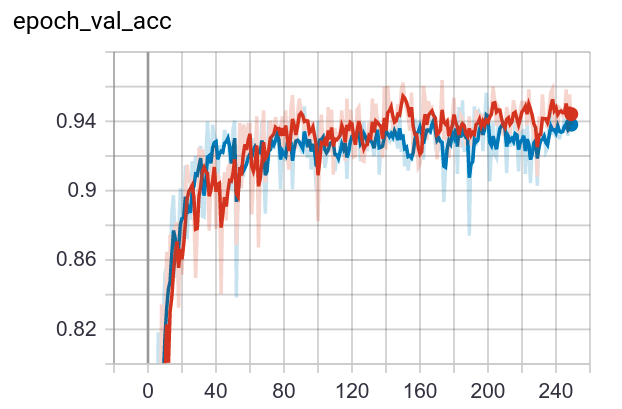
#> input picture images/accuracy.png, 622 x 409 px
$ python -i image_augmentation.py   (imports and definitions only)
#> lines starting #> are read from the running program, lines starting #| are printed output that depends on the picture
import numpy as np
import cv2, random
from utils import constants as C

class image_augmentation:
    def __init__(self, dimension_shift = True, crop = True, brightness = True, gray = True,
                 transformation = True, blurring = True, spots = True):
        # initialize width or height resize
        self.dimension_shift = dimension_shift
        self.max_shrink_ratio = 2 #

        # initialize crop.
        self.crop = crop
        self.ratio_threshold = 3/2

        # initialize gray.
        self.gray = gray

        # initialize padding, rotating and flipping
        self.transformation = transformation
        if transformation:
            self.pad = [-1, 0, 1]
        else:
            self.pad = [0]
        self.flip = [0,1]
        self.rotation_matrix = []
        for i in range(4):
            matrix = cv2.getRotationMatrix2D((C.work_image_size/2, C.work_image_size/2),
                                             90 * i, 1)
            self.rotation_matrix.append(matrix)

        #create a list of brightness tables
        self.brightness = brightness
        self.brightness_tables = []
        for brightness_value in np.arange(0.5, 1.5, 0.1).tolist():
            table  = self.LUT_table(brightness_value)
            self.brightness_tables.append(table)

        # setup channel for gaussian noise
        self.blurring = blurring
        self.gauss_variance = [0]*10 + [i for i in range(5,11)]

        # salt and peppering
        self.spots = spots
        self.spot_probability = [0]*30 + np.arange(0.015, 0.031, 0.001).tolist()

    "Execute this to start the run"
    def augment_colored_images(self, img_array):
        # crop.
        if self.crop:
            img_array = self.crop_images(img_array)

        # resize
        if self.dimension_shift:
            img_array = self.resize_images_random(img_array)
        else:
            img_array = self.resize_images(img_array)
        height, width = img_array.shape[:2]

        # bright.
        if self.brightness:
            img_array = cv2.LUT(img_array, random.choice(self.brightness_tables))  #brightness adjustment

        img_array = img_array.astype(np.uint16)
        # gray.
        if self.gray and np.random.binomial(1, 0.05) == 1:
            img_array = self.gray_scale(img_array)

        # add gaussian and speckle noise
        if self.blurring:
            img_array = self.add_colored_blur(img_array, height, width)

        if self.spots:
            img_array = self.add_colored_spots(img_array, height, width)

        # add padding
        img_array = self.pad_images(img_array, height, width)
        img_array = np.clip(img_array, 0 , 255)

        #flip or not
        if self.transformation:
            if random.choice(self.flip):
                img_array = cv2.flip(img_array, 1)

            #rotate 0, 90, 180, or 270 degrees
            #img_array = img_array.astype(np.float64)
            img_array = cv2.warpAffine(img_array,
                                       random.choice(self.rotation_matrix),
                                       (C.work_image_size, C.work_image_size))
        return img_array

    def augment_gray_images(self):
        pass

    """below are the function that modify the images"""

    """resize manipulations"""
    def resize_images(self, img_array):
        height, width = img_array.shape[:2]
        if height > width:
            img_array = cv2.resize(img_array,
                                   (C.work_image_size * width // height,
                                    C.work_image_size))
        else:
            img_array = cv2.resize(img_array,
                                   (C.work_image_size,
                                    C.work_image_size * height // width))
        return img_array

    def resize_images_random(self, img_array):
        height, width = img_array.shape[:2]
        if height > width:
            random_width = np.random.randint(C.work_image_size * width // (height * self.max_shrink_ratio),
                                             high = C.work_image_size)
            img_array = cv2.resize(img_array, (random_width, C.work_image_size))
        else:
            random_height = np.random.randint(C.work_image_size * height // (width * self.max_shrink_ratio),
                                              high = C.work_image_size)
            img_array = cv2.resize(img_array, (C.work_image_size, random_height))
        return img_array

    """crop manipulations"""
    def crop_images(self, img_array):
        # test ratio, find size range
        height, width = img_array.shape[:2]
        if width / height >= self.ratio_threshold:
            '''
            If image is too wide, the random crop has the same height with
            random width that is at least the length of height
            '''
            cropped_height = height
            cropped_width = np.random.randint(height, high = width)
            top = 0
            left = np.random.randint(0, high = width - cropped_width)

        elif height / width >= self.ratio_threshold:
            # reversed for image that is too tall
            cropped_height = np.random.randint(width, high = height)
            cropped_width = width
            top = np.random.randint(0, high = height - cropped_height)
            left = 0

        elif width > height:
            # non-extreme wide images
            cropped_height = np.random.randint(width // self.ratio_threshold,
                                            high = height)
            cropped_width = np.random.randint(width // self.ratio_threshold,
                                            high = width)
            top = np.random.randint(0, high = height - cropped_height)
            left = np.random.randint(0, high = width - cropped_width)

        elif height >= width:
            # non-extreme tall images
            cropped_height = np.random.randint(height // self.ratio_threshold,
                                            high = height)
            cropped_width = np.random.randint(height // self.ratio_threshold,
                                            high = width)
            top = np.random.randint(0, high = height - cropped_height)
            left = np.random.randint(0, high = width - cropped_width)

        # crop image
        return img_array[top:top+cropped_height, left:left+cropped_width, :]

    """padding manipulations"""
    def pad_images(self, img_array, height, width):
        difference = height - width
        if self.transformation:
            random_pad = np.random.randint(3)
        else:
            random_pad = 1
        if difference > 0:
            background = self.create_background(random_pad)
            if self.transformation:
                left = np.random.randint(0, high = difference)
            else:
                left = difference // 2
            background[:, left:left+width, :] = img_array
        elif difference < 0:
            background = self.create_background(random_pad)
            if self.transformation:
                top = np.random.randint(0, high = -difference)
            else:
                top = -difference // 2
            background[top:top+height, :, :] = img_array
        else:
            background = img_array
        return background

    def create_background(self, rand_value):
        if rand_value == 0:
            background = np.random.randint(256,
                                           size = (C.work_image_size, C.work_image_size, C.channels),
                                           dtype = np.uint16)
        if rand_value == 1:
            background = np.full((C.work_image_size, C.work_image_size, C.channels),
                                 0, dtype = np.uint16)
        if rand_value == 2:
            background = np.full((C.work_image_size, C.work_image_size, C.channels),
                                 255, dtype = np.uint16)
        return background

    """pixle color manipulations"""
    def add_colored_blur(self, img_array, height, width):
        # gaussian noise
        gauss = np.random.normal(
                0, random.choice(self.gauss_variance),
                (height, width, C.channels)
                )
        img_array = img_array + gauss
        img_array = np.clip(img_array, 0, 255)
        return img_array

    def add_colored_spots(self, img_array, height, width):
        # salt and pepper noise, 6 layers because there is ceiling and floor
        mask = np.random.binomial(
                1, random.choice(self.spot_probability),
                size=(height, width, C.channels * 2)
                )
        mask[mask == 1] = 255
        img_array += mask[:,:,0:C.channels]
        img_array = np.clip(img_array, 0, 255)
        img_array -= mask[:,:,C.channels:C.channels * 2]
        img_array = np.clip(img_array, 0, 255)
        return img_array

    def LUT_table(self, brightness_value):
        # create a table for cv2.LUT
        invGamma = 1.0 / brightness_value
        table = np.zeros(256, dtype="uint8")
        for i in np.arange(0,256):
            table[i] = ((i/255.0)**invGamma)*255

        table = np.dstack((table, table, table))
        return table

    def gray_scale(self, img_array):
        img_array = np.sum(img_array, axis = -1) // C.channels
        return np.stack((img_array, img_array, img_array), axis = 2)

>>> import cv2
>>> picture = cv2.imread('../images/accuracy.png')
#> picture is the input picture: shape (409, 622, 3); mean B, G, R 240, 239.3, 242.1
>>> result = image_augmentation().augment_colored_images(picture)
#> in crop_images, `return img_array[top:top+cropped_height, left:left+cropped_width, :]`:
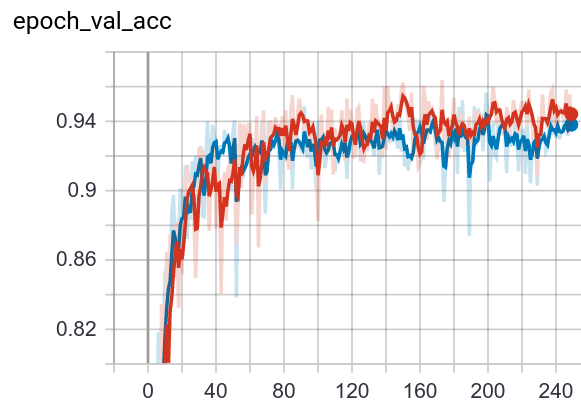
#> returned value: shape (409, 581, 3); mean of channels 0, 1, 2 239.1, 238.4, 241.3; drawn as B, G, R
#> in resize_images_random, `img_array = cv2.resize(img_array, (C.work_image_size, random_height))`:
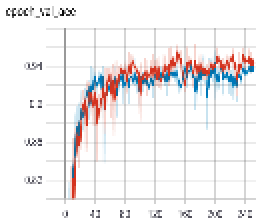
#> img_array: shape (112, 128, 3) (shown 2 times larger); mean of channels 0, 1, 2 238.7, 238, 241.1; drawn as B, G, R
#> in add_colored_blur, `img_array = img_array + gauss`:
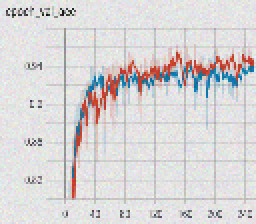
#> img_array: shape (112, 128, 3) float64 (shown 2 times larger); mean of channels 0, 1, 2 239.5, 238.9, 241.9; drawn with min black and max white
#> in add_colored_blur, `img_array = np.clip(img_array, 0, 255)`:
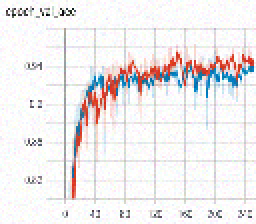
#> img_array: shape (112, 128, 3) float64 (shown 2 times larger); mean of channels 0, 1, 2 237, 236.5, 239.4; drawn as B, G, R
#> in pad_images, `background[top:top+height, :, :] = img_array`:
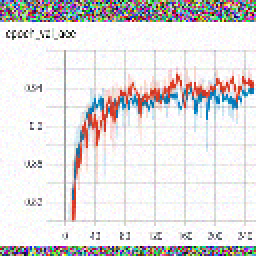
#> background: shape (128, 128, 3) uint16 (shown 2 times larger); mean of channels 0, 1, 2 223.1, 222.7, 225.1; drawn as B, G, R
#> in augment_colored_images, `img_array = cv2.flip(img_array, 1)`:
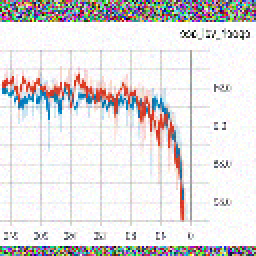
#> img_array: shape (128, 128, 3) uint16 (shown 2 times larger); mean of channels 0, 1, 2 223.1, 222.7, 225.1; drawn as B, G, R
#> in augment_colored_images, `img_array = cv2.warpAffine(img_array, random.choice(self.rotation_matr..`:
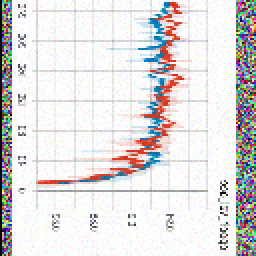
#> img_array: shape (128, 128, 3) uint16 (shown 2 times larger); mean of channels 0, 1, 2 222.1, 221.6, 224.1; drawn as B, G, R

$ run again, on images/loss.png
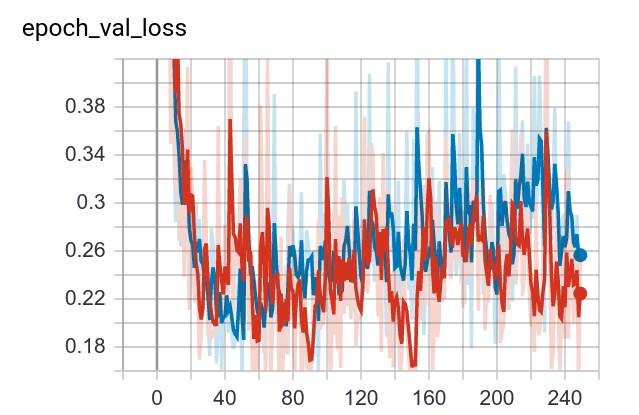
#> input picture images/loss.png, 639 x 415 px
#> picture is the input picture: shape (415, 639, 3); mean B, G, R 225.2, 223.7, 231
#> in pad_images, `background[top:top+height, :, :] = img_array`:
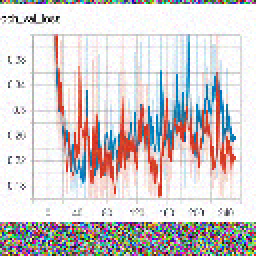
#> background: shape (128, 128, 3) uint16 (shown 2 times larger); mean of channels 0, 1, 2 207.5, 206.7, 213.1; drawn as B, G, R
#> in augment_colored_images, `img_array = cv2.warpAffine(img_array, random.choice(self.rotation_matr..`:
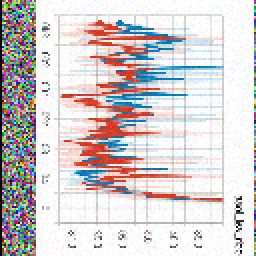
#> img_array: shape (128, 128, 3) uint16 (shown 2 times larger); mean of channels 0, 1, 2 206.5, 205.7, 212.2; drawn as B, G, R
